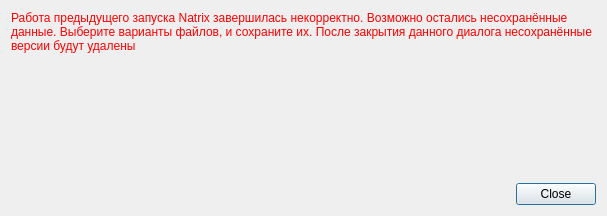
<?xml version="1.0" encoding="UTF-8"?>
<ui version="4.0">
 <class>AutoRestoreManagerDialog</class>
 <widget class="QDialog" name="AutoRestoreManagerDialog">
  <property name="geometry">
   <rect>
    <x>0</x>
    <y>0</y>
    <width>607</width>
    <height>216</height>
   </rect>
  </property>
  <property name="windowTitle">
   <string>Авто восстановление файлов</string>
  </property>
  <layout class="QVBoxLayout" name="verticalLayout">
   <item>
    <widget class="QLabel" name="label">
     <property name="styleSheet">
      <string notr="true">QLabel { color : red }</string>
     </property>
     <property name="text">
      <string>Работа предыдущего запуска Natrix завершилась некорректно. Возможно остались несохранённые данные. Выберите варианты файлов, и сохраните их. После закрытия данного диалога несохранённые версии будут удалены</string>
     </property>
     <property name="textFormat">
      <enum>Qt::AutoText</enum>
     </property>
     <property name="wordWrap">
      <bool>true</bool>
     </property>
    </widget>
   </item>
   <item>
    <spacer name="verticalSpacer">
     <property name="orientation">
      <enum>Qt::Vertical</enum>
     </property>
     <property name="sizeHint" stdset="0">
      <size>
       <width>20</width>
       <height>40</height>
      </size>
     </property>
    </spacer>
   </item>
   <item>
    <widget class="QDialogButtonBox" name="buttonBox">
     <property name="orientation">
      <enum>Qt::Horizontal</enum>
     </property>
     <property name="standardButtons">
      <set>QDialogButtonBox::Close</set>
     </property>
    </widget>
   </item>
  </layout>
 </widget>
 <resources/>
 <connections>
  <connection>
   <sender>buttonBox</sender>
   <signal>rejected()</signal>
   <receiver>AutoRestoreManagerDialog</receiver>
   <slot>reject()</slot>
   <hints>
    <hint type="sourcelabel">
     <x>316</x>
     <y>260</y>
    </hint>
    <hint type="destinationlabel">
     <x>286</x>
     <y>274</y>
    </hint>
   </hints>
  </connection>
  <connection>
   <sender>buttonBox</sender>
   <signal>accepted()</signal>
   <receiver>AutoRestoreManagerDialog</receiver>
   <slot>accept()</slot>
   <hints>
    <hint type="sourcelabel">
     <x>248</x>
     <y>254</y>
    </hint>
    <hint type="destinationlabel">
     <x>157</x>
     <y>274</y>
    </hint>
   </hints>
  </connection>
 </connections>
</ui>
